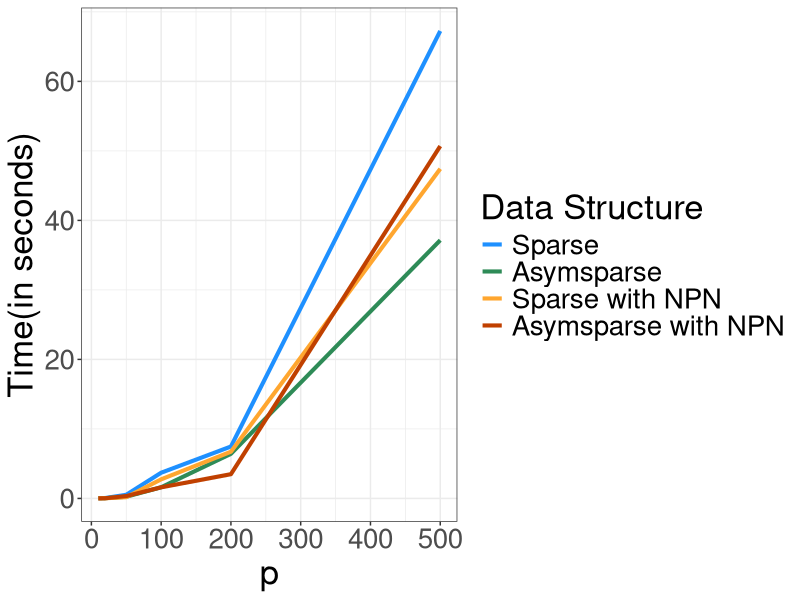

Recreate this plot in R.
# SCAD

### Plotting

sparse_times <- c(0.03, 0.06, 0.53, 3.70, 7.47, 67.25)
asymsparse_times <- c(0.03, 0.04, 0.25, 1.61, 6.42, 37.15)
sparse_NPN_times <- c(0.01, 0.03, 0.18, 2.75, 6.72, 47.42)
asymsparse__NPN_times <- c(0.01, 0.03, 0.34, 1.60, 3.49, 50.69)

p_options <- c(10, 20, 50, 100, 200, 500)

times_mat <- cbind(rep(p_options,4), c(sparse_times, asymsparse_times, 
                                       sparse_NPN_times, asymsparse__NPN_times),
                   c(rep(1, 6), rep(2, 6), 
                     rep(3, 6), rep(4, 6)))

times_data <- as.data.frame(times_mat)
names(times_data) <- c("p", "Time", "group")

library(ggplot2)

# Time
pdf("SCAD_Times.pdf",21,8)
ggplot(data = times_data, aes(x=p, y=Time)) + geom_line(aes(colour=as.factor(group)), size = 1.4) +
  xlab("p") + ylab("Time(in seconds)") + 
  scale_color_manual(name = "Data Structure", values = c("#1E90FF", "#2E8B57", "#FFA62F", "#C04000"), 
                     labels = c("Sparse", "Asymsparse", "Sparse with NPN", "Asymsparse with NPN")) + 
  theme_bw() + theme(text = element_text(size = 25)) 
dev.off()
